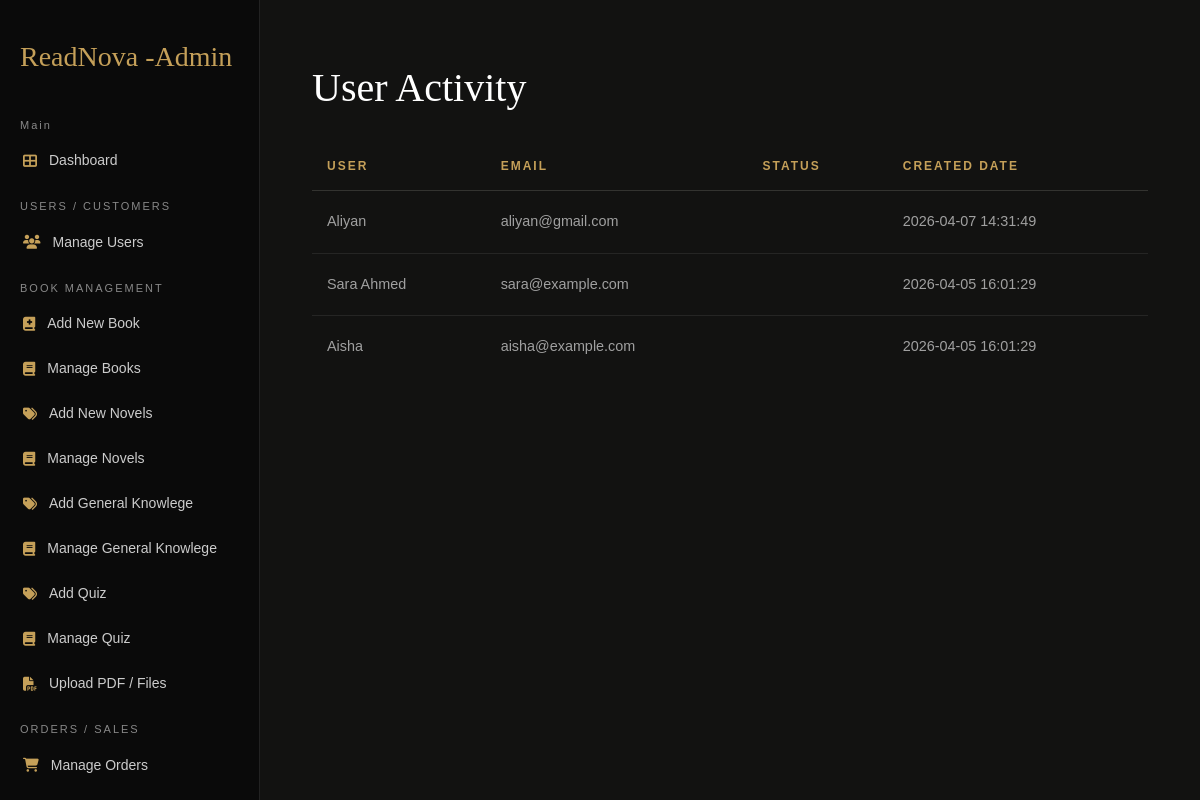
The app's page /Admin-site/useractivity.php with its own data.
### tables this page shows
CREATE TABLE `clients` (
  `id` int(11) NOT NULL,
  `name` varchar(100) NOT NULL,
  `phone` varchar(20) DEFAULT NULL,
  `email` varchar(100) DEFAULT NULL,
  `notes` text DEFAULT NULL,
  `created_at` timestamp NOT NULL DEFAULT current_timestamp()
);

### Admin-site/useractivity.php (the view, shortened to what this page needs)
<?php
include "../includes/connection.php";
$sql = "SELECT * FROM clients ORDER BY id DESC";
$result = mysqli_query($conn,$sql);
?>
<!DOCTYPE html>
<html lang="en">
<head>
  <link href='https://cdn.jsdelivr.net/npm/bootstrap@5.3.0/dist/css/bootstrap.min.css' rel='stylesheet'>
    <link rel='stylesheet' href='https://cdnjs.cloudflare.com/ajax/libs/font-awesome/6.4.0/css/all.min.css'>
</head>
<body>
<?php include '../includes/sidebar.php'; ?>
<div class="main-content">
    <div class="container">
<h2>User Activity</h2>
<table>
<tr>
<th>User</th>
<th>Email</th>
<th>Status</th>
<th>Created Date</th>
</tr>
<?php
while($row = mysqli_fetch_assoc($result)){
?>
<tr>
<td><?php echo $row['name']; ?></td>
<td><?php echo $row['email']; ?></td>
<td>
</td>
<td><?php echo $row['created_at']; ?></td>
</tr>
<?php } ?>
</table>
</div>
</body>
</html>

### Admin-site/useractivity.php (style rules this page uses)
:root { --bg-color: #121211; --card-bg: #1a1a19; --primary-gold: #c5a059; --text-main: #ffffff; --text-dim: #a0a0a0; --accent-border: #333330; }
body { background-color: var(--bg-color); color: var(--text-main); font-family: 'Montserrat', sans-serif; margin: 0; padding: 0; }
.container { width: 100%; max-width: 1100px; }
h2 { font-family: 'Playfair Display', serif; font-size: 2.5rem; margin-bottom: 30px; }
table { width: 100%; border-collapse: collapse; }
th { text-transform: uppercase; font-size: 0.75rem; letter-spacing: 2px; color: var(--primary-gold); padding: 15px; border-bottom: 1px solid var(--accent-border); text-align: left; }
td { padding: 20px 15px; font-size: 0.9rem; color: var(--text-dim); border-bottom: 1px solid #252524; }
tr:last-child td { border-bottom: none; }
.main-content { margin-left: 260px; padding: 40px; }

### records on screen
clients: name "Aliyan", email "aliyan@gmail.com", created_at "2026-04-07 14:31:49"
clients: name "Sara Ahmed", email "sara@example.com", created_at "2026-04-05 16:01:29"
clients: name "Aisha", email "aisha@example.com", created_at "2026-04-05 16:01:29"
